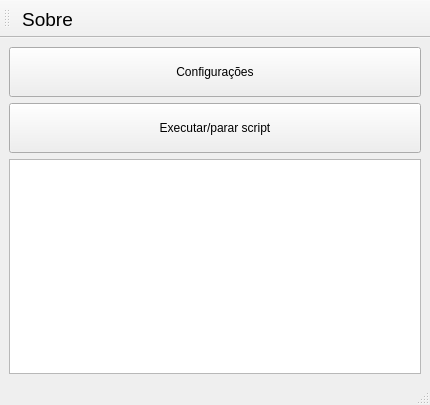
<?xml version="1.0" encoding="UTF-8"?>
<ui version="4.0">
 <author>Sedir Morais</author>
 <class>MainWindow</class>
 <widget class="QMainWindow" name="MainWindow">
  <property name="geometry">
   <rect>
    <x>0</x>
    <y>0</y>
    <width>430</width>
    <height>405</height>
   </rect>
  </property>
  <property name="windowTitle">
   <string>Academicozudo</string>
  </property>
  <property name="autoFillBackground">
   <bool>false</bool>
  </property>
  <property name="documentMode">
   <bool>false</bool>
  </property>
  <property name="dockNestingEnabled">
   <bool>false</bool>
  </property>
  <property name="unifiedTitleAndToolBarOnMac">
   <bool>true</bool>
  </property>
  <widget class="QWidget" name="centralwidget">
   <layout class="QVBoxLayout" name="verticalLayout">
    <item>
     <widget class="QPushButton" name="button_config">
      <property name="minimumSize">
       <size>
        <width>0</width>
        <height>50</height>
       </size>
      </property>
      <property name="text">
       <string>Configurações</string>
      </property>
     </widget>
    </item>
    <item>
     <widget class="QPushButton" name="button_executar">
      <property name="minimumSize">
       <size>
        <width>0</width>
        <height>50</height>
       </size>
      </property>
      <property name="text">
       <string>Executar/parar script</string>
      </property>
      <property name="checked">
       <bool>false</bool>
      </property>
     </widget>
    </item>
    <item>
     <widget class="QTextEdit" name="textEdit"/>
    </item>
   </layout>
  </widget>
  <widget class="QStatusBar" name="statusbar"/>
  <widget class="QToolBar" name="toolBar">
   <property name="font">
    <font>
     <pointsize>14</pointsize>
    </font>
   </property>
   <property name="windowTitle">
    <string>toolBar</string>
   </property>
   <attribute name="toolBarArea">
    <enum>TopToolBarArea</enum>
   </attribute>
   <attribute name="toolBarBreak">
    <bool>false</bool>
   </attribute>
   <addaction name="action_sobre"/>
  </widget>
  <action name="action_sobre">
   <property name="text">
    <string>Sobre</string>
   </property>
   <property name="font">
    <font>
     <pointsize>14</pointsize>
    </font>
   </property>
   <property name="shortcut">
    <string>R</string>
   </property>
  </action>
 </widget>
 <resources/>
 <connections/>
</ui>
